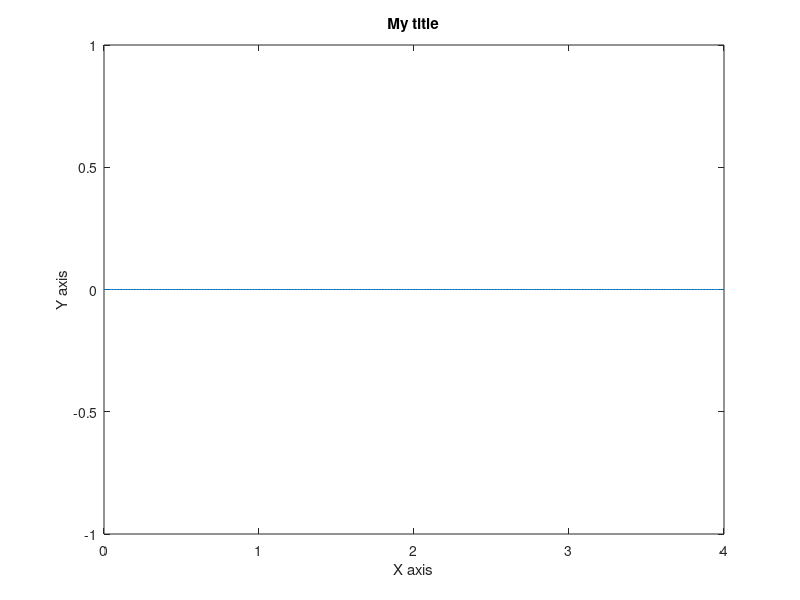

MATLAB code to generate this figure: (Note: this script raises an error after producing the figure.)
% 1-D Wave Tsunami with Variable Depth
% Evan Roncevich and Andrew Gordon
% May 2, 2014
% APPM 3050, Project #02

% Solve the 1-D wave equation subject to
% a*u + b*(du/dx) = c on the right
% moving boundary condition on left
% All with a variable depth given by depth1D.m
% -------------------------------------------

clear all
close all
clc

nFrames = 1000;                % number of frames in the movie (time!)

c      = 1;                   % set physical parameters
deltaT = 0.01;
deltaX = 0.01;
lamb   = (c*deltaT/deltaX)^2;
alpha  = 0;
beta   = 1;
gamma  = 0;

xRight = 4;                   % calculate x node locations
x = linspace(0, xRight, (xRight/deltaX +1) );
n = length(x);

uInit = zeros(1,n);            % set values for uInit, uCur and uFut
uCur  = uInit;
uFut  = uCur;

plot(x,uInit), xlabel('X axis'), ylabel('Y axis'),
               title('My title'), axis([0 xRight -1 1])
drawnow

[h,hx] = depth1D(x);    % set left spatial boundary value
uCur(1) = leftBoundary(1, deltaT);
for i = 2 : n                 % calculate the first time-step
    if i == n
        if beta == 0
            uCur(n) = gamma/alpha;
        else
            phantom = rightBoundary(n, alpha, beta, gamma, deltaX, uCur);
            uCur(n) = (lamb*(hx(n)*((phantom-uInit(n-1))/2) + h(n)*(uInit(n-1)-2*uInit(n)+phantom))+2*uInit(n))/2;
        end
    else
        uCur(i) = (lamb*(hx(i)*deltaX*((uInit(i+1)-uInit(i-1))/2) + h(i)*(uInit(i-1)-2*uInit(i)+uInit(i+1)))+2*uInit(i))/2;
    end
end

plot(x,uCur), xlabel('X axis'), ylabel('Y axis'),
              title('My title'), axis([0 xRight -1 1])
drawnow
                               % and the rest of the time steps...
for k = 2 : nFrames
      uFut(1) = leftBoundary(k, deltaT);
      for i = 2 : n
          if i == n
              if beta == 0
                  uFut(n) = gamma/alpha;
              else
                  phantom = rightBoundary(n, alpha, beta, gamma, deltaX, uCur);
                  uFut(n) = lamb*( hx(n)*((phantom-uCur(n-1))/2)+h(n)*(uCur(n-1)-2*uCur(n)+phantom))+2*uCur(n)-uInit(n);
              end
          else
              uFut(i) = lamb*( hx(i)*deltaX *((uCur(i+1)-uCur(i-1))/2)+h(i)*(uCur(i-1)-2*uCur(i)+uCur(i+1)))+2*uCur(i)-uInit(i);
             
          end
      end
      % input('delay')
      plot(x,uFut), xlabel('X axis'), ylabel('Y axis'),
                    title('My title'), axis([0 xRight -1 1])
      drawnow

      uInit = uCur;            % update u values
      uCur  = uFut;
end
